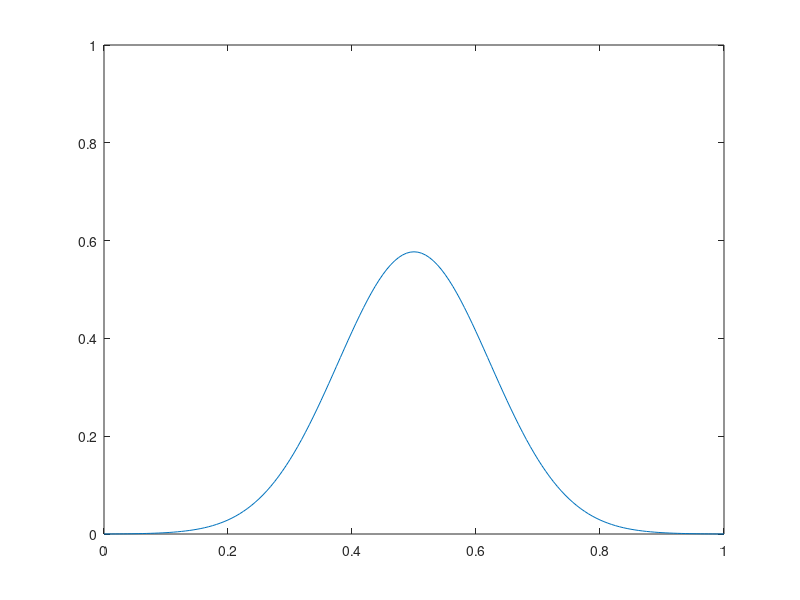

The MATLAB script that drew this image:
%Dirichlet, Explicit, Matrix
clc
clear all
close all

%Parameters
dx = 0.00625;
dt = 0.0000195313;
D = 1;
f = @(x) exp(-100*(x-(1/2)).^2);

x0 = 0;
x1 = 1;

t0 = 0;
t1 = 0.005;

b0 = 0;
b1 = 0;

%x
x = x0:dx:x1;
N = length(x);
%time
time = t0:dt:t1;
T = length(time);

%Initial Condition
u = transpose(f(x));

%Boundary Condition
u(1) = b0;
u(end) = b1;

L1 = (D*dt)/(dx^2);
L2 = 1 - 2*L1;

%Construct A
A = zeros(N,N);
A(1,1) = 1;
A(end,end) = 1;
for i=2:N-1
    A(i,i) = L2;
    A(i,i-1) = L1;
    A(i,i+1) = L1;
end

%Iterate across time
for t=1:T
    old = u;
    u = A*old;
    
    %Plot
    figure(1);
    plot(x,u);
    axis([x0,x1,0,1])
    pause(0.001);
end

hold off